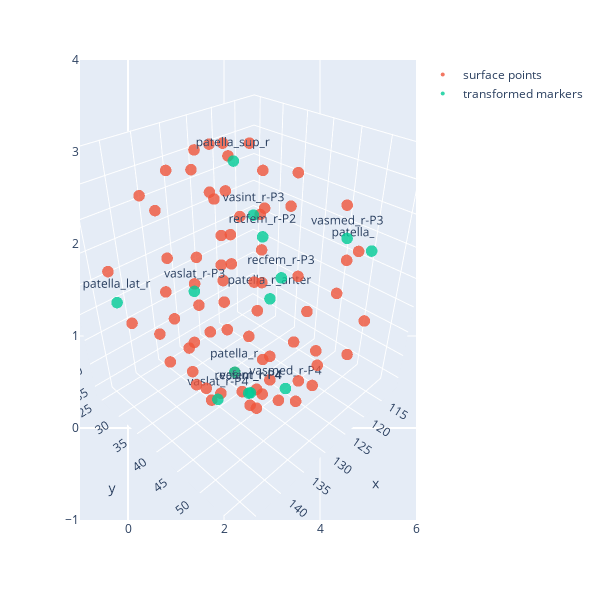

The cell this chart's notebook holds for it:
### Code cell
# display patella result together with point names
import plotly.graph_objects as go
import plotly.express as px

fig = px.scatter(width=600, height=600)

fig.add_trace(go.Scatter3d(x=ptlr_pts[:,0], y=ptlr_pts[:,1], z=ptlr_pts[:,2], 
                           marker=dict(size=4, opacity=0.8), name = 'surface points', mode = 'markers'))

fig.add_trace(go.Scatter3d(x=patella_r_result[:,0], y=patella_r_result[:,1],  z=patella_r_result[:,2], 
                           marker=dict(size=4,opacity=0.8),
                            mode = 'markers + text',
                            text=patella_r_osim_mark_mscl.index,
                            textposition="top center", name = 'transformed markers'))

fig.update_scenes(aspectmode="data" )
fig.show()

### Figure 1 — Plotly figure (JSON) as saved in the notebook; plotly's stock layout.template omitted (floating-point values rounded to 4 significant figures)
{"data": [{"hovertemplate": "<extra></extra>", "legendgroup": "", "marker": {"color": "#636efa", "symbol": "circle"}, "mode": "markers", "name": "", "orientation": "v", "showlegend": false, "type": "scatter", "xaxis": "x", "yaxis": "y"}, {"marker": {"opacity": 0.8, "size": 4}, "mode": "markers", "name": "surface points", "type": "scatter3d", "x": [129.3, 121.2, 115.1, 113.0, 115.0, 118.8, 120.2, 123.5, 128.7, 126.5, 124.0, 122.9, 123.3, 124.5, 125.3, 126.7, 130.2, 131.2, 131.5, 131.4, 130.9, 130.3, 129.6, 132.5, 136.1, 137.8, 137.6, 136.1, 134.3, 131.6, 134.0, 140.1, 144.3, 143.0, 139.9, 138.0, 134.4, 133.7, 140.1, 145.2, 143.1, 139.5, 138.3, 135.1, 130.9, 132.4, 133.1, 132.6, 132.8, 132.3, 131.1, 128.6, 128.2, 128.4, 128.2, 126.8, 127.0, 127.5, 126.9, 126.2, 127.2, 126.8, 122.4, 123.1, 124.9, 123.1, 119.1, 118.7, 119.6, 118.8, 120.0, 123.2], "y": [37.17, 42.56, 47.01, 48.63, 46.87, 44.06, 42.75, 40.38, 37, 46.02, 53.87, 57.15, 55.41, 51.16, 48.32, 43.44, 44.01, 51.67, 55.72, 55.55, 52.46, 48.62, 43.13, 42.63, 48.77, 52.03, 51.89, 49.38, 46.29, 41.89, 39.45, 42.75, 45.29, 44.52, 42.78, 41.57, 39.67, 34.78, 31.71, 29.53, 30.2, 31.79, 32.0, 33.5, 32.14, 27.3, 24.64, 25.83, 24.78, 25.85, 29.42, 32.6, 31.83, 34.33, 33.87, 25.17, 26.22, 29.61, 33.57, 33.04, 35.05, 34.71, 27.8, 28.57, 31.2, 34.91, 33.88, 33.97, 34.31, 33.81, 33.95, 34.95], "z": [423.7, 420.5, 415.0, 406.9, 399.1, 396.0, 389.4, 386.8, 384.2, 418.5, 412.5, 403.6, 396.6, 392.4, 387.6, 385.5, 417.9, 412.4, 402.6, 396.1, 390.2, 387.2, 385.1, 418.0, 412.5, 402.8, 396.2, 390.4, 387.3, 385.2, 419.9, 415.2, 404.6, 396.6, 392.5, 387.7, 385.2, 422.3, 419.8, 409.3, 399.4, 396.1, 389.7, 386.3, 423.5, 419.6, 412.5, 404.3, 397.2, 391.8, 387.9, 423.9, 416.3, 410.2, 404.7, 396.2, 392.1, 388.3, 423.8, 416.2, 410.1, 404.6, 396.0, 392.0, 388.2, 423.1, 417.6, 411.1, 403.9, 396.7, 391.3, 387.8]}, {"marker": {"opacity": 0.8, "size": 4}, "mode": "markers+text", "name": "transformed markers", "text": ["patella_r", "patella_sup_r", "patella_lat_r", "patella_med_r", "patella_r_anter", "recfem_r-P2", "recfem_r-P3", "recfem_r-P4", "vasint_r-P3", "vasint_r-P4", "vaslat_r-P3", "vaslat_r-P4", "vasmed_r-P3", "vasmed_r-P4"], "textposition": "top center", "type": "scatter3d", "x": [128.7, 129.1, 146.9, 111.7, 131.9, 133.4, 133.0, 130.6, 131.0, 130.3, 141.6, 135.1, 120.6, 125.2], "y": [37, 37.95, 33.65, 50.09, 47.67, 47.53, 50.49, 42.3, 43.57, 42.46, 43.72, 39.7, 51.28, 45.65], "z": [384.2, 423.1, 407.0, 407.0, 407.2, 417.3, 412.4, 384.3, 417.9, 384.3, 411.3, 384.3, 413.4, 384.0]}], "layout": {"height": 600, "legend": {"tracegroupgap": 0}, "margin": {"t": 60}, "scene": {"aspectmode": "data"}, "width": 600, "xaxis": {"anchor": "y", "domain": [0, 1]}, "yaxis": {"anchor": "x", "domain": [0, 1]}}}
